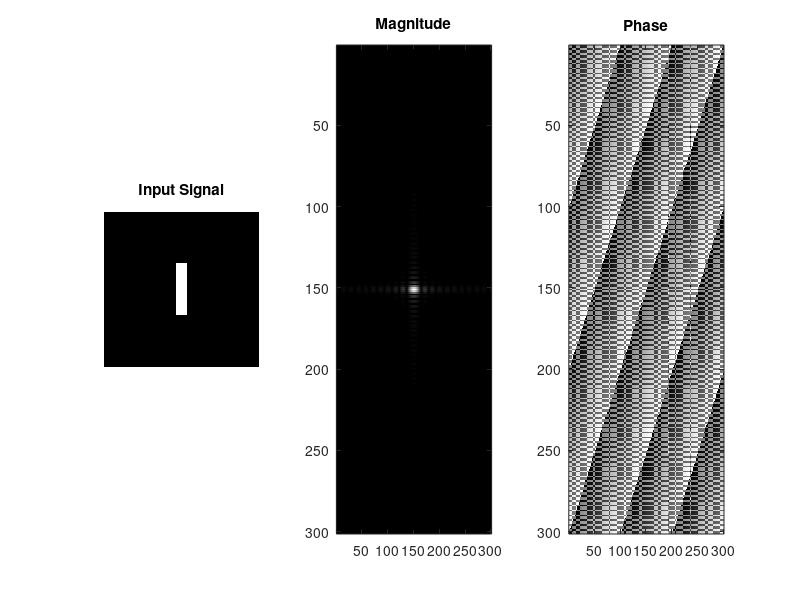
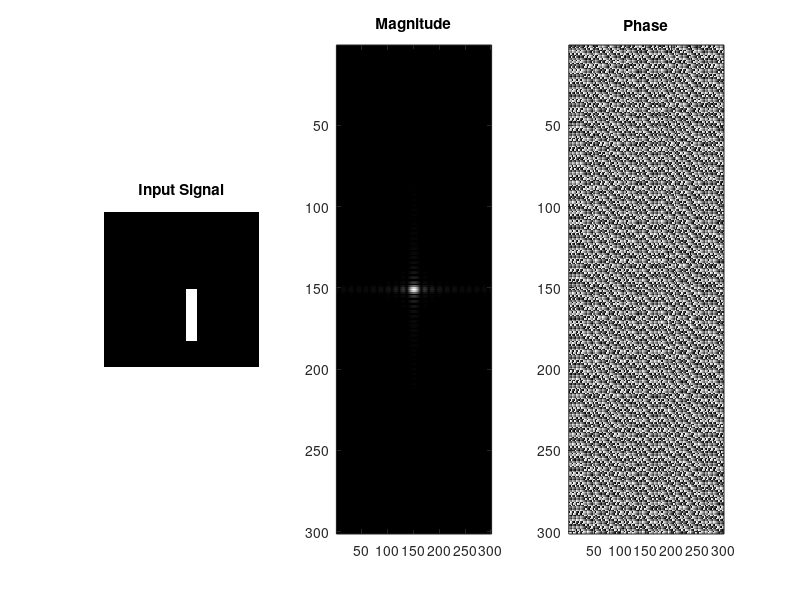
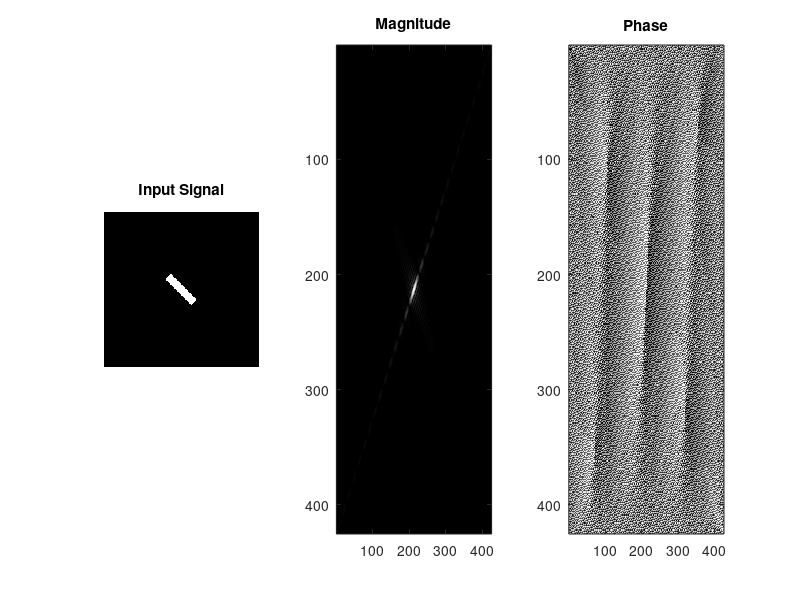
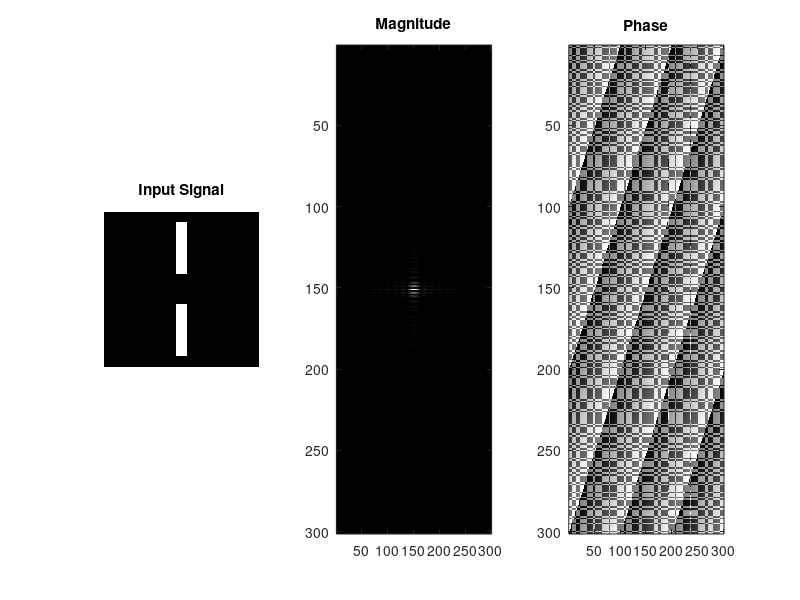

These charts were generated, in order, by the following MATLAB code: (Note: this script raises an error after producing the figures.)
% Lab 5
% MAIA
% USAMA PERVAIZ aka SAM

% % % % % % % % % % % % % % %% % % % % % % % % % % % % % % % % % % % % % % % % % % % % % % % % % % % % % % % % % % % % % % % % % % % % % % % % % % %  
function lab5sam()

% Call All the Functions here in the main Function
%  Exercice 1  2D - DFT

% 1.1
syn();

%1.2
translated();

%1.3
rotated();

%1.4
syn2();
syn3();

%1.5
synthetic2();

%1.6
lena();

%1.7
sobel();
end
% % % % % % % % % % % % % % %% % % % % % % % % % % % % % % % % % % % % % % % % % % % % % % % % % % % % % % % % % % % % % % % % % % % % % % % % % % %
function []= syn()
% 1.1
% We here compute the FFTof the Synthetic Image
img = zeros(301,301);
img(100:200, 140:160) = 255;

imgFreq = fftshift(fft2(img));
figure(1);
% We will show the Input Image , the magnitude and the phase of the FFT
subplot(131); imshow(img); title('Input Signal')
subplot(132); imagesc(abs(imgFreq)); colormap('gray'); title('Magnitude')    
subplot(133); imagesc(angle(imgFreq)/pi*180); colormap('gray'); title('Phase')

end

% % % % % % % % % % % % % % %% % % % % % % % % % % % % % % % % % % % % % % % % % % % % % % % % % % % % % % % % % % % % % % % % % % % % % % % % % % %

function [] = translated()
% 1.2
% We here compute the FFTof the Synthetic Image
imgTrans = zeros(301,301);
imgTrans(150:250, 160:180) = 255;

imgFreq = fftshift(fft2(imgTrans));

figure(2);
subplot(131); imshow(imgTrans); title('Input Signal')
subplot(132); imagesc(abs(imgFreq)); colormap('gray'); title('Magnitude')
subplot(133); imagesc(angle(imgFreq)/pi*180); colormap('gray'); title('Phase')

end

% % % % % % % % % % % % % % %% % % % % % % % % % % % % % % % % % % % % % % % % % % % % % % % % % % % % % % % % % % % % % % % % % % % % % % % % % % %

function [] = rotated()

% 1.3
% We here compute the FFTof the Synthetic Image
img = zeros(301,301);
img(100:200, 140:160) = 255;
imgRot = imrotate(img, 45);

imgFreq = fftshift(fft2(imgRot));
% We will show the Input Image , the magnitude and the phase of the FFT
figure(3);
subplot(131); imshow(imgRot); title('Input Signal')
subplot(132); imagesc(abs(imgFreq)); colormap('gray'); title('Magnitude')
subplot(133); imagesc(angle(imgFreq)/pi*180); colormap('gray'); title('Phase')

end

% Observations
% 
% Translate Image
% It has no change in magnitude but has change in phase spectrum. 
%  
% Rotated imaged
% It has change in both magnitude and phase spectrum.
 
% % % % % % % % % % % % % % %% % % % % % % % % % % % % % % % % % % % % % % % % % % % % % % % % % % % % % % % % % % % % % % % % % % % % % % % % % % %

% 1.4
function [] = syn2()

img2 = zeros(301,301);
img2(20:120, 140:160) = 255;
img2(180:280, 140:160) = 255;
% We here compute the FFTof the Synthetic Image
imgFreq = fftshift(fft2(img2));

figure(4);
% We will show the Input Image , the magnitude and the phase of the FFT
subplot(131); imshow(img2); title('Input Signal')
subplot(132); imagesc(abs(imgFreq)); colormap('gray'); title('Magnitude')
subplot(133); imagesc(angle(imgFreq)/pi*180); colormap('gray'); title('Phase')

end

function [] =syn3()

img3 = zeros(301,301);
img3(100:200, 145:155) = 255 ;
% We here compute the FFTof the Synthetic Image
imgFreq = fftshift(fft2(img3));
figure(5);
% We will show the Input Image , the magnitude and the phase of the FFT
subplot(131); imshow(img3); title('Input Signal')
subplot(132); imagesc(abs(imgFreq)); colormap('gray'); title('Magnitude')
subplot(133); imagesc(angle(imgFreq)/pi*180); colormap('gray'); title('Phase')

end

% 1.5
% % % % % % % % % % % % % % %% % % % % % % % % % % % % % % % % % % % % % % % % % % % % % % % % % % % % % % % % % % % % % % % % % % % % % % % % % % %
function [] =synthetic2()

% We will generate the synthetic Image here
Im=0;
N=64;
T=1;
Ts=T/N;
Fs=1/Ts;
df=Fs/N;
Im(N/8:N/4,N/4+1:N/2)=1;
Im(1:N/4,N/2+1:N)=Im;
Im(N/4+1:N/2,:) = Im;
Im(N/2+1:3*N/4,:) = Im(1:N/4,:);
Im(3*N/4+1:N,:) = Im(1:N/4,:);

% We here compute the FFTof the Synthetic Image
imgFreq = fftshift(fft2(Im));
% Here is the Normalize Centered Frequency of the Image
Centered= imgFreq(N/2+1, N/2+1)/64^2
Centered2= mean (Im(:))
% We calculate the centered frequency by both means and they are equal 
figure(6);
% We will show the Input Image , the magnitude and the phase of the FFT
subplot(131); imshow(Im); title('Input Signal')
subplot(132); imagesc(abs(imgFreq)); colormap('gray'); title('Magnitude')
subplot(133); imagesc(angle(imgFreq)/pi*180); colormap('gray'); title('Phase')
%

% Plot If (u; 0) and If (0; v) with the correct frequency range. 
% Discuss your observaton.
% I will select the centered row and the centered column
 col = imgFreq(:,N/2+1); 
 row = imgFreq(N/2+1,:); 
 fr = (-N/2 : N/2-1);
 
%  I will display the magnitude of If (u; 0) and If (0; v)
 figure(7); 
 subplot(121); plot(fr,abs(row));title('Plot - If(u,0)')
 subplot(122); plot(fr,abs(col));title('Plot - If(0,v)');
  

end

% 1.6
% % % % % % % % % % % % % % %% % % % % % % % % % % % % % % % % % % % % % % % % % % % % % % % % % % % % % % % % % % % % % % % % % % % % % % % % % % %
function [] = lena()

% Load the \lena" image, and show the phase and magnitude, 
% then reconstruct the image using
% either frequency or phase.

Samlena= imread('/lena-grey.bmp');
% We here compute the FFTof the Lena Image
imgFreq = fftshift(fft2(Samlena));
figure(8);
% We will show the Input Image , the magnitude and the phase of the FFT
subplot(131); imshow(Samlena); title('Input Signal')
subplot(132); imagesc(abs(imgFreq)); colormap('gray'); title('Magnitude')
subplot(133); imagesc(angle(imgFreq)/pi*180); colormap('gray'); title('Phase')

% Reconstruction of the Input Image

mag1=abs(imgFreq);
s=log(1+fftshift(imgFreq));
phase1=angle(imgFreq);
r1=ifftshift(ifft2(mag1));
r2=ifft2(exp(1i*phase1));
figure(9); 

% Both by Magnitude and Phase
subplot(121);imshow(uint8(r1)); title(' Reconstruct by Magnitude') ;
subplot(122);imshow(r2,[]); title(' Reconstruct by Phase') ;
end

% 1.7
% % % % % % % % % % % % % % %% % % % % % % % % % % % % % % % % % % % % % % % % % % % % % % % % % % % % % % % % % % % % % % % % % % % % % % % % % % %
function [] =sobel()

% Apply the sobel filter only in vertical direction to `lena` 
% image in the frequency domain.
% sam
%  The sobel Filter
 sobelfilter=[-1 0 1; -2 0 2; -1 0 1];
 Samlena= imread('/lena-grey.bmp');
 
%  The size of lena and the sobel filter
 dimfilter = size(sobelfilter);
 diminput = size(Samlena);
%  To calculate the size for the Zer-Padding
 ZP = diminput + dimfilter - 1;

%  Compute the DFT of the image with additional shift
 dftInput = fft2(double(Samlena), ZP(1), ZP(2));
 dftFilter = fft2(double(sobelfilter), ZP(1), ZP(2));
 
%  Apply the multiplication in the Fourier space
 dftOutput = dftInput.*dftFilter;
%  
%  Compute the inverse Fourier transform
 InverseOutput = ifft2(dftOutput);
 
%  Crop the image at its original size
Output = InverseOutput(2:size(Samlena,1)+1, 2:size(Samlena,2)+1);
figure(10);
% Dispaly the Results
subplot(121);imshow(Samlena); title('Original Sam Lena') ;
subplot(122); imshow(Output,[]); title(' Sam Lena After Filtering') ;

% Observations
% We detect the edges of the lena Image
end
